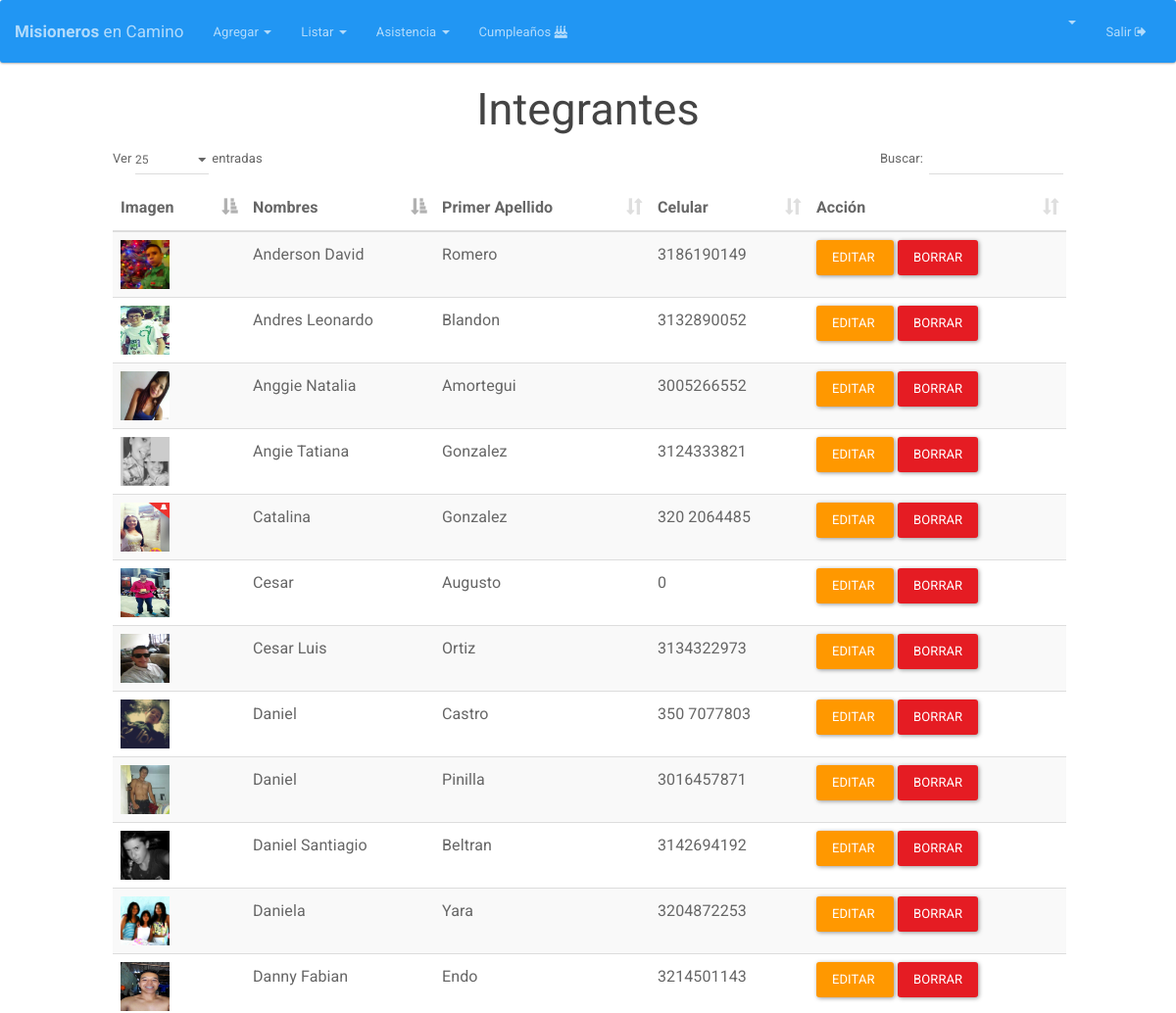
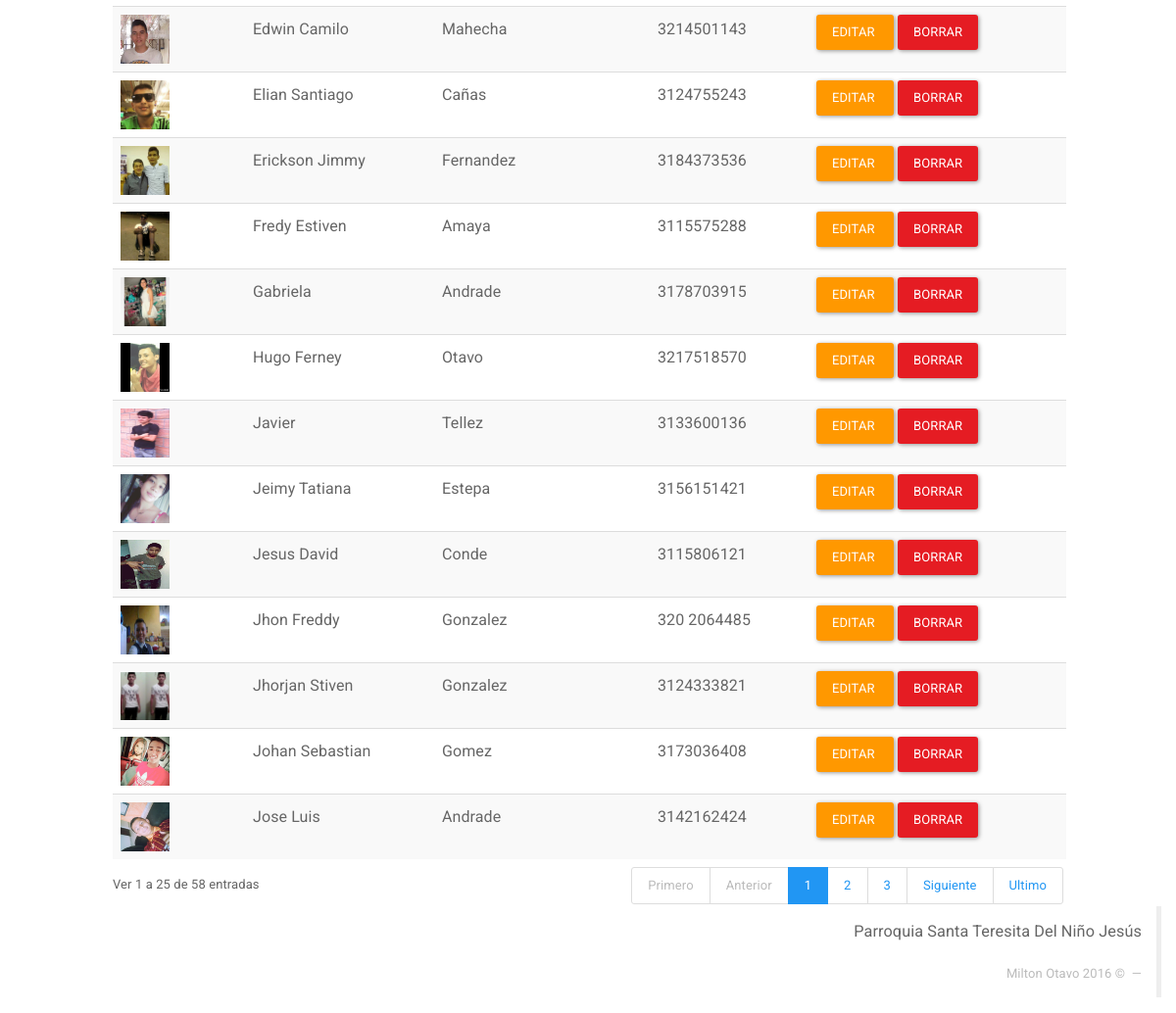
The page /Integrantes (signed in) on the database its author committed (2 pictures, top to bottom).
### tables this page shows
CREATE TABLE `integrante` (
  `DOCUMENTO` int(12) NOT NULL,
  `NOMBRES` varchar(25) NOT NULL,
  `PRIMER_APELLIDO` varchar(15) NOT NULL,
  `SEGUNDO_APELLIDO` varchar(15) DEFAULT NULL,
  `GENERO` varchar(2) DEFAULT NULL,
  `FECHA_NACIMIENTO` date NOT NULL,
  `DIRECCION` varchar(50) DEFAULT NULL,
  `CELULAR` varchar(200) DEFAULT NULL,
  `CORREO` varchar(50) DEFAULT NULL,
  `ACOLITO` tinyint(1) DEFAULT NULL,
  `COORDINADOR` tinyint(1) DEFAULT NULL,
  `IMAGEN` longtext,
  `FECHA_INGRESO` date DEFAULT NULL,
  `FECHA_REGISTRO` timestamp NOT NULL DEFAULT CURRENT_TIMESTAMP ON UPDATE CURRENT_TIMESTAMP
);

### Core/Config/Request.php (called while the page is built)
<?php namespace Core\Config;
class Request{
	private $controlador;
	private $metodo;
	private $argumento;
	public function __construct(){
		if(isset($_GET['url'])){
			$ruta = filter_input(INPUT_GET, 'url', FILTER_SANITIZE_URL);
			$ruta = explode("/", $ruta);
			$ruta = array_filter($ruta);
			if($ruta[0] == "index.php"){
				$this->controlador = "Login";
			}else{
				$this->controlador = strtolower(array_shift($ruta));
			}
			$this->metodo = strtolower(array_shift($ruta));
			if(!$this->metodo){
				$this->metodo = "index";
			}
			$this->argumento = $ruta;
		}else{
			$this->controlador = "Login";
			$this->metodo = "index";
		}
	}
	public function getControlador(){
		return $this->controlador;
	}
	public function getMetodo(){
		return $this->metodo;
	}
	public function getArgumento(){
		return $this->argumento;
	}
}
?>

### index.php (called while the page is built, shortened)
<?php
if (isset($_SESSION['app_id'])) {
	require_once "Core/Models/Conexion.php";
}
Core\Config\Enrutador::run(new Core\Config\Request());
?>

### Core/Models/Conexion.php (called while the page is built, shortened)
<?php namespace Core\Models;
	class Conexion{
		private $datos= array (
				"host"=>DB_HOST,
				"user"=>DB_USER,
				"pass"=>DB_PASS,
				"db"=>DB_NAME
			);
		private $db;
		public function __construct()
		{
			$this->db = new \mysqli(
					$this->datos['host'],
					$this->datos['user'],
					$this->datos['pass'],
					$this->datos['db']
				);
			$this->db-> set_charset("utf8");
		}
		public function consultaRetorno($sql){
			$datos = $this->db->query($sql);
			return $datos;
		}
	}
 ?>

### Core/Controllers/IntegrantesController.php (called while the page is built, shortened)
<?php namespace Core\Controllers;
class IntegrantesController{
	private $integrante;
	public function __construct(){
		$this->integrante = new Integrante();
	}
	public function index(){
		$datos=$this->integrante->listar();
		return $datos;
	}
}
?>

### Core/Models/Integrante.php (called while the page is built, shortened)
<?php namespace Core\Models;
class Integrante {
	private $db;
	public function __construct(){
		$this->db = new Conexion();
	}
	public function listar(){
		$sql="SELECT * FROM integrante ORDER BY NOMBRES ASC ";
		$datos=$this->db->consultaRetorno($sql);
		return $datos;
	}
}
?>

### HTML/Integrantes/index.php (the view, shortened to what this page needs)
<html>
<head>
  <?php include(HTML_DIR.'/overall/header.php') ?>
  <link rel="stylesheet" type="text/css" href="Views/DataTables/media/css/dataTables.bootstrap.css">
</head>
<body>
  <?php include(HTML_DIR.'/overall/nav.php') ?>
  <div id="container-fluid">
    <h2 align="center">Integrantes</h2>
    <div class="col-md-1"></div>
    <div class="col-md-10">
      <table class="table table-striped table-hover dataTable" id="integrantesTabla" >
        <thead>
          <tr>
            <th>Imagen</th>
            <th>Nombres</th>
            <th class="hidden-xs">Primer Apellido</th>
            <th class="hidden-xs">Celular</th>
            <th>Acción</th>
          </tr>
        </thead>
        <tbody>
          <?php while($row = mysqli_fetch_array($datos)){ ?>
            <tr>
              <td> <a href="<?php echo URL; ?>Integrantes/ver/<?php echo $row['DOCUMENTO']; ?>"><img class="avatar" src="<?php  echo URL; ?>HTML/Integrantes/avatars/<?php echo  !empty($row['IMAGEN']) ? $row['IMAGEN'] : 'no-image.png'    ; ?>"> </a></td>
              <td  class="hidden-xs"><?php  echo $row['NOMBRES']; ?></td>
              <td  class="hidden-xs"><?php  echo $row['PRIMER_APELLIDO']; ?></td>
              <td class="hidden-xs"><?php  echo $row['CELULAR']; ?></td>
              <td><a  class="btn btn-warning" href="<?php echo URL; ?>Integrantes/editar/<?php echo $row['DOCUMENTO']; ?>">Editar&nbsp;</a>
                <a  class="btn btn-danger" onclick="DeleteItem('¿Está seguro de eliminar este Integrante?','<?php echo URL; ?>Integrantes/eliminar/<?php echo $row['DOCUMENTO']; ?>')" >Borrar</a>
              </td>
            </tr>
            <?php
          }
          ?>
        </tbody>
      </table>
    </div>
    <div class="col-md-1"></div>
  </div>
  <?php include(HTML_DIR.'/overall/footer.php') ?>
</body>
</html>

### Core/Config/Enrutador.php (shortened to what this page needs)
<?php namespace Core\Config;
class Enrutador
{
	public static function run(Request $request){
		$controlador = ucwords($request->getControlador()) . "Controller";
		$ruta = ROOT . "Core". DS . "Controllers" . DS . $controlador .".php";
		$metodo = $request->getMetodo();
		$argumento = $request->getArgumento();
		if(is_readable($ruta)){
			$controlador = new $mostrar;
			if(!isset($argumento) and method_exists($controlador,$metodo) ){
				$datos = call_user_func(array($controlador, $metodo));
			}elseif(method_exists($controlador,$metodo)){
				$datos = call_user_func_array(array($controlador, $metodo), $argumento);
			}
		}
		$ruta = ROOT . "HTML" . DS . ucwords($request->getControlador()) . DS . $request->getMetodo() . ".php";
		if(is_readable($ruta)){
			require_once $ruta;
		}else{
			if ($request->getMetodo()!='listarasistencia') {
			}
		}
	}
}
?>

### HTML/overall/header.php (shortened to what this page needs)
<link rel="stylesheet" type="text/css" href="<?php echo URL; ?>Views/bootstrap/css/bootstrap.min.css">
<link rel="stylesheet" href="<?php echo URL; ?>Views/fontawesome/css/font-awesome.min.css">
<link rel="stylesheet" type="text/css" href="<?php echo URL; ?>Views/css/general.css">

### HTML/overall/nav.php (shortened to what this page needs)
<nav class="navbar navbar-inverse">
  <div class="container-fluid">
    <div class="navbar-header">
      <a class="navbar-brand" style="font-size: 17px" href="<?php echo URL; ?>Integrantes"><b>Misioneros</b> en Camino</a>
    </div>
    <div class="collapse navbar-collapse" id="bs-example-navbar-collapse-2">
      <ul class="nav navbar-nav">
        <li class="dropdown">
          <a href="#" class="dropdown-toggle" data-toggle="dropdown" role="button" aria-expanded="false"> Agregar <span class="caret"></span></a>
        </li>
      </ul>
      <ul class="nav navbar-nav">
        <li class="dropdown">
          <a href="#" class="dropdown-toggle" data-toggle="dropdown" role="button" aria-expanded="false"> Listar <span class="caret"></span></a>
        </li>
      </ul>
      <ul class="nav navbar-nav">
        <li class="dropdown">
          <a href="#" class="dropdown-toggle" data-toggle="dropdown" role="button" aria-expanded="false"> Asistencia <span class="caret"></span></a>
        </li>
      </ul>
      <ul class="nav navbar-nav">
       <li><a href="<?php echo URL; ?>birthday"> Cumpleaños  <i class="fa fa-birthday-cake" aria-hidden="true"></i></a></li>
     </ul>
     <ul class="nav navbar-nav navbar-right">
       <ul class="nav navbar-nav">
        <li class="dropdown">
          <a href="#" class="dropdown-toggle" data-toggle="dropdown" role="button" aria-expanded="false"> <b><?php echo ucwords(strtolower($_SESSION['nombre'])); ?> </b>  <span class="caret"></span></a>
        </li>
      </ul>
      <li><a href="<?php echo URL; ?>Logout">  Salir  <i class="fa fa-sign-out" aria-hidden="true"></i></a></li>
    </ul>
  </div>
</div>
</nav>

### HTML/overall/footer.php (shortened to what this page needs)
<div class="col-md-12">
  <blockquote  class="blockquote-reverse">
    <p>Parroquia Santa Teresita Del Niño Jesús</p>
    <footer>Milton Otavo <?php echo date("Y"); ?>  &copy; </footer>
  </blockquote>
</div>

### Views/css/general.css (style rules this page uses)
.avatar { width: 50px; height: 50px; }

### rows shown on the page
integrante: IMAGEN (picture), NOMBRES "Anderson David", PRIMER_APELLIDO "Romero", CELULAR "3186190149"
integrante: IMAGEN (picture), NOMBRES "Andres Leonardo", PRIMER_APELLIDO "Blandon", CELULAR "3132890052"
integrante: IMAGEN (picture), NOMBRES "Anggie Natalia", PRIMER_APELLIDO "Amortegui", CELULAR "3005266552"
integrante: IMAGEN (picture), NOMBRES "Angie Tatiana", PRIMER_APELLIDO "Gonzalez", CELULAR "3124333821"
integrante: IMAGEN (picture), NOMBRES "Catalina", PRIMER_APELLIDO "Gonzalez", CELULAR "320 2064485"
integrante: IMAGEN (picture), NOMBRES "Cesar", PRIMER_APELLIDO "Augusto", CELULAR "0"
integrante: IMAGEN (picture), NOMBRES "Cesar Luis", PRIMER_APELLIDO "Ortiz", CELULAR "3134322973"
integrante: IMAGEN (picture), NOMBRES "Daniel", PRIMER_APELLIDO "Castro", CELULAR "350 7077803"
integrante: IMAGEN (picture), NOMBRES "Daniel", PRIMER_APELLIDO "Pinilla", CELULAR "3016457871"
integrante: IMAGEN (picture), NOMBRES "Daniel Santiagio", PRIMER_APELLIDO "Beltran", CELULAR "3142694192"
integrante: IMAGEN (picture), NOMBRES "Daniela", PRIMER_APELLIDO "Yara", CELULAR "3204872253"
integrante: IMAGEN (picture), NOMBRES "Danny Fabian", PRIMER_APELLIDO "Endo", CELULAR "3214501143"
integrante: IMAGEN (picture), NOMBRES "Edwin Camilo", PRIMER_APELLIDO "Mahecha", CELULAR "3214501143"
integrante: IMAGEN (picture), NOMBRES "Elian Santiago", PRIMER_APELLIDO "Cañas", CELULAR "3124755243"
integrante: IMAGEN (picture), NOMBRES "Erickson Jimmy", PRIMER_APELLIDO "Fernandez", CELULAR "3184373536"
integrante: IMAGEN (picture), NOMBRES "Fredy Estiven", PRIMER_APELLIDO "Amaya", CELULAR "3115575288"
integrante: IMAGEN (picture), NOMBRES "Gabriela", PRIMER_APELLIDO "Andrade", CELULAR "3178703915"
integrante: IMAGEN (picture), NOMBRES "Hugo Ferney", PRIMER_APELLIDO "Otavo", CELULAR "3217518570"
integrante: IMAGEN (picture), NOMBRES "Javier", PRIMER_APELLIDO "Tellez", CELULAR "3133600136"
integrante: IMAGEN (picture), NOMBRES "Jeimy Tatiana", PRIMER_APELLIDO "Estepa", CELULAR "3156151421"
integrante: IMAGEN (picture), NOMBRES "Jesus David", PRIMER_APELLIDO "Conde", CELULAR "3115806121"
integrante: IMAGEN (picture), NOMBRES "Jhon Freddy", PRIMER_APELLIDO "Gonzalez", CELULAR "320 2064485"
integrante: IMAGEN (picture), NOMBRES "Jhorjan Stiven", PRIMER_APELLIDO "Gonzalez", CELULAR "3124333821"
integrante: IMAGEN (picture), NOMBRES "Johan Sebastian", PRIMER_APELLIDO "Gomez", CELULAR "3173036408"
integrante: IMAGEN (picture), NOMBRES "Jose Luis", PRIMER_APELLIDO "Andrade", CELULAR "3142162424"
